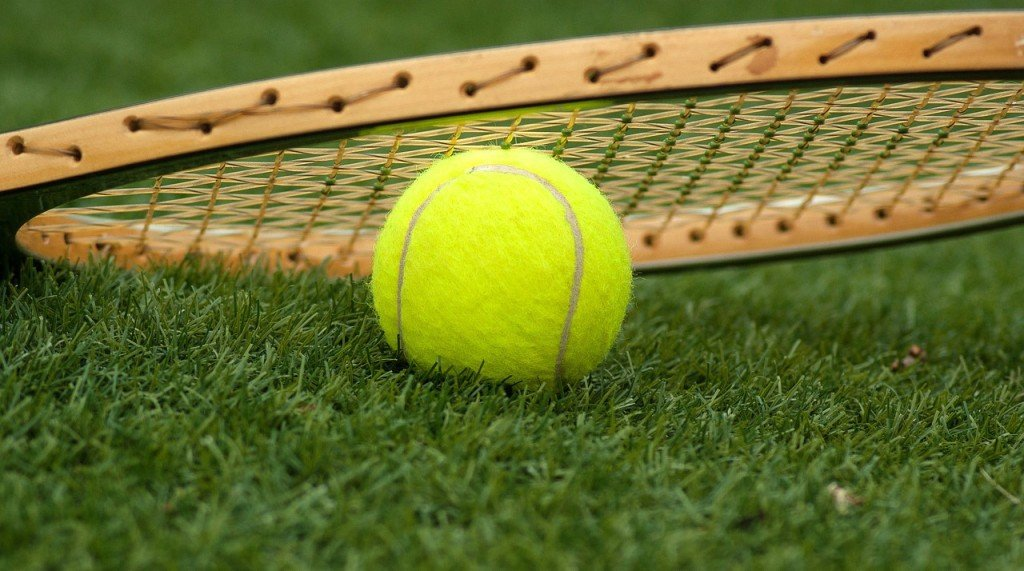
#> input picture scripts/Perception/images/tennisball02.jpg, 1024 x 571 px, found by its file name
$ python color_filter.py
#> lines starting #> are read from the running program, lines starting #| are printed output that depends on the picture; after the words box and inside, x2 and y2 are one past the last pixel; in counts of white or black regions, pixels touching at a corner belong together

#!/usr/bin/env python

import numpy as np
import cv2


image = cv2.imread("/home/sergiu/catkin_ws/src/ros_tutorial/scripts/Perception/images/tennisball02.jpg")
#> image is the input picture: shape (571, 1024, 3); mean B, G, R 46.1, 113.9, 106.4
cv2.imshow("Original",image)

#convert the image into the HSV color space
hsv = cv2.cvtColor(image, cv2.COLOR_BGR2HSV)
#> hsv: shape (571, 1024, 3); mean H, S, V 35.4, 166.3, 122.7
cv2.imshow("hsv image",hsv)

# #find the upper and lower bounds of the yellow color (tennis ball)
yellowLower =(30, 200, 150)
yellowUpper = (60, 255, 255)

# #define a mask using the lower and upper bounds of the yellow color
mask = cv2.inRange(hsv, yellowLower, yellowUpper)
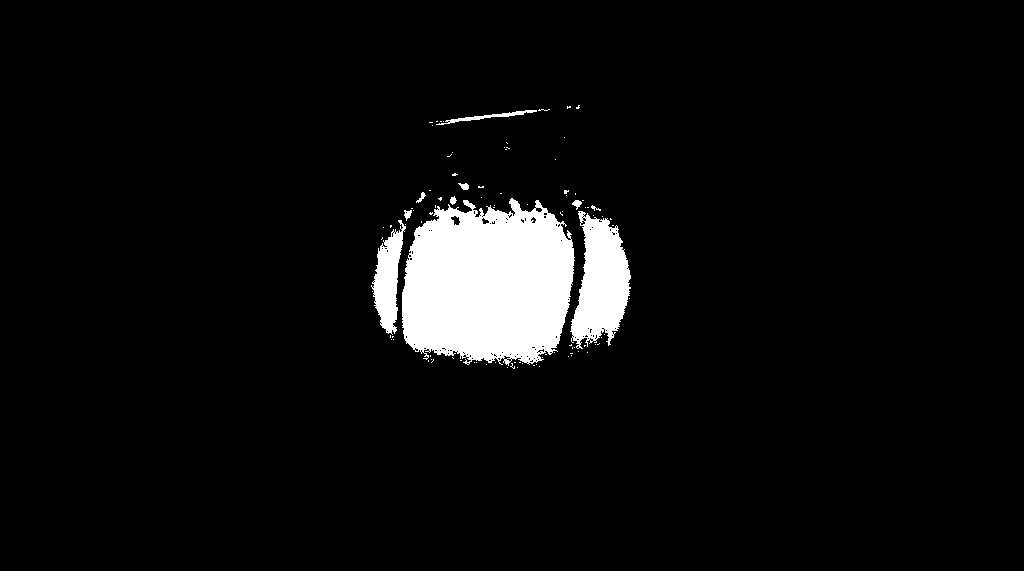
#> mask: shape (571, 1024); 5.3% white; 97 white regions (87 under 20 px), largest, box (x1, y1, x2, y2) and area: (402, 198, 575, 366) 23023, (570, 211, 631, 349) 5225, (371, 220, 406, 335) 2028

cv2.imshow("mask image", mask)

cv2.waitKey(0)
cv2.destroyAllWindows()


cv2.waitKey(0)
cv2.destroyAllWindows()

$ run again, with scripts/Perception/images/tennisball04.jpg copied over scripts/Perception/images/tennisball02.jpg
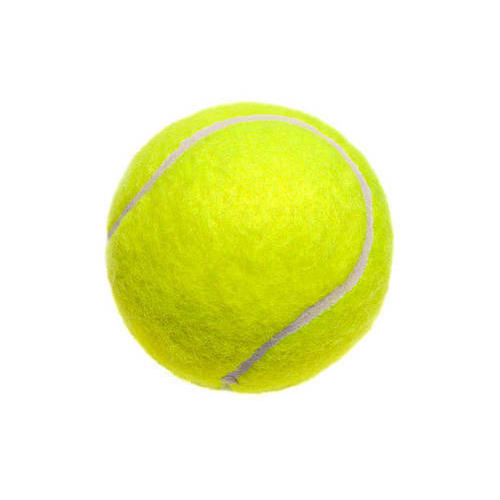
#> input picture scripts/Perception/images/tennisball04.jpg, 500 x 500 px, found by its file name
#> image is the input picture: shape (500, 500, 3); mean B, G, R 195.5, 244.6, 241
#> hsv: shape (500, 500, 3); mean H, S, V 9.7, 58.1, 244.7
#> `mask = cv2.inRange(hsv, yellowLower, yellowUpper)`:
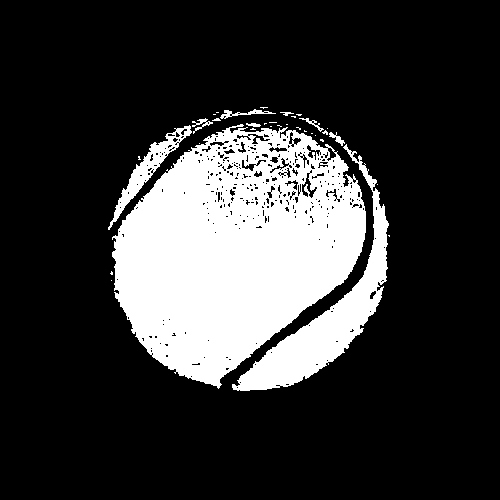
#> mask: shape (500, 500); 21.2% white; 34 white regions (25 under 20 px), largest, box (x1, y1, x2, y2) and area: (112, 124, 366, 389) 43075, (232, 144, 389, 391) 7764, (108, 125, 192, 230) 1483
